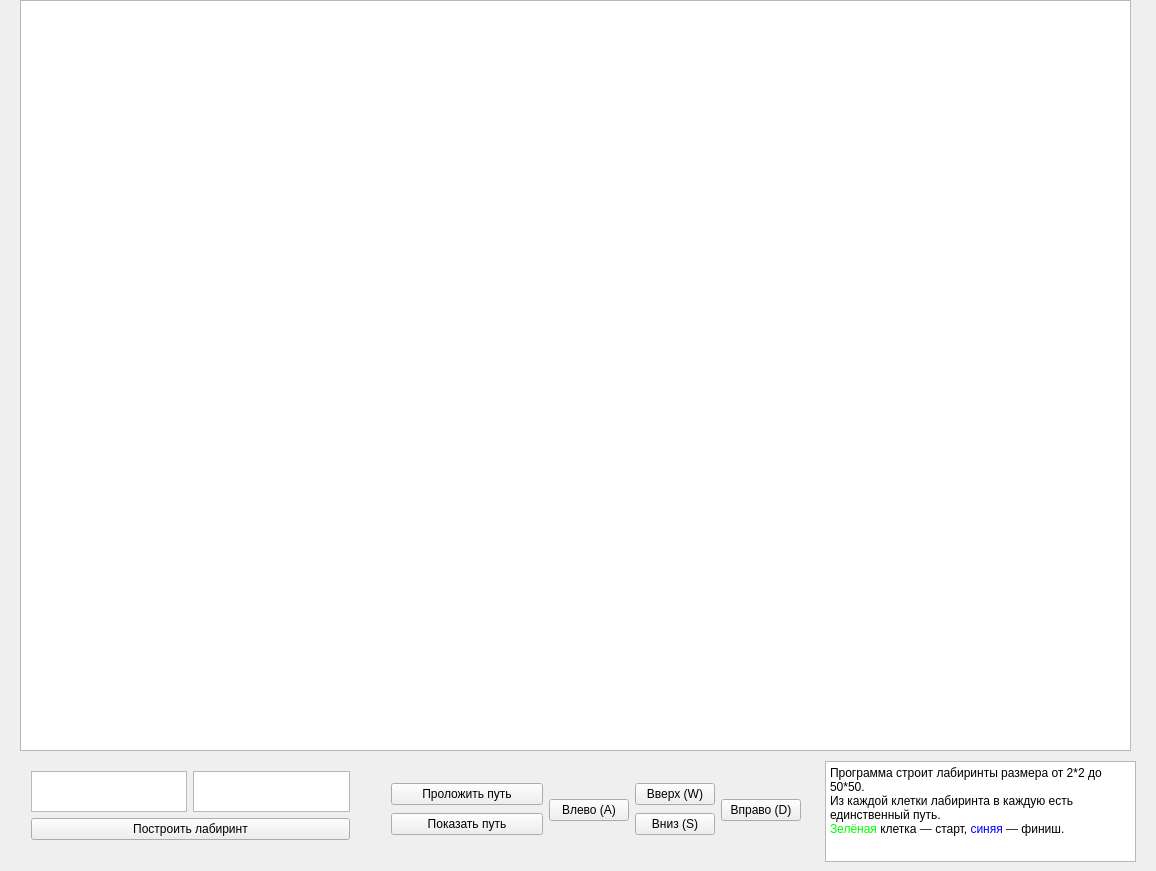
<?xml version="1.0" encoding="UTF-8"?>
<ui version="4.0">
 <class>Widget</class>
 <widget class="QWidget" name="Widget">
  <property name="geometry">
   <rect>
    <x>0</x>
    <y>0</y>
    <width>1156</width>
    <height>871</height>
   </rect>
  </property>
  <property name="windowTitle">
   <string>Лабиринт</string>
  </property>
  <property name="windowIcon">
   <iconset>
    <normaloff>C:/Users/Тонко/Downloads/icons8-лабиринт-64.png</normaloff>C:/Users/Тонко/Downloads/icons8-лабиринт-64.png</iconset>
  </property>
  <widget class="QGraphicsView" name="graphicsView">
   <property name="geometry">
    <rect>
     <x>20</x>
     <y>0</y>
     <width>1111</width>
     <height>751</height>
    </rect>
   </property>
  </widget>
  <widget class="QWidget" name="horizontalLayoutWidget_3">
   <property name="geometry">
    <rect>
     <x>380</x>
     <y>770</y>
     <width>432</width>
     <height>80</height>
    </rect>
   </property>
   <layout class="QHBoxLayout" name="horizontalLayout_3">
    <item>
     <layout class="QVBoxLayout" name="verticalLayout">
      <item>
       <widget class="QPushButton" name="pushButton_6">
        <property name="font">
         <font>
          <pointsize>9</pointsize>
         </font>
        </property>
        <property name="cursor">
         <cursorShape>PointingHandCursor</cursorShape>
        </property>
        <property name="text">
         <string>Проложить путь</string>
        </property>
        <property name="shortcut">
         <string>Space</string>
        </property>
       </widget>
      </item>
      <item>
       <widget class="QPushButton" name="pushButton_7">
        <property name="font">
         <font>
          <pointsize>9</pointsize>
         </font>
        </property>
        <property name="text">
         <string>Показать путь</string>
        </property>
        <property name="shortcut">
         <string>+</string>
        </property>
       </widget>
      </item>
     </layout>
    </item>
    <item>
     <layout class="QHBoxLayout" name="horizontalLayout_2">
      <item>
       <widget class="QPushButton" name="pushButton_4">
        <property name="font">
         <font>
          <pointsize>9</pointsize>
         </font>
        </property>
        <property name="cursor">
         <cursorShape>PointingHandCursor</cursorShape>
        </property>
        <property name="text">
         <string>Влево (A)</string>
        </property>
        <property name="shortcut">
         <string>A</string>
        </property>
       </widget>
      </item>
      <item>
       <layout class="QGridLayout" name="gridLayout">
        <property name="sizeConstraint">
         <enum>QLayout::SetDefaultConstraint</enum>
        </property>
        <property name="rightMargin">
         <number>0</number>
        </property>
        <property name="bottomMargin">
         <number>0</number>
        </property>
        <item row="0" column="0">
         <widget class="QPushButton" name="pushButton_5">
          <property name="font">
           <font>
            <pointsize>9</pointsize>
           </font>
          </property>
          <property name="cursor">
           <cursorShape>PointingHandCursor</cursorShape>
          </property>
          <property name="text">
           <string>Вверх (W)</string>
          </property>
          <property name="shortcut">
           <string>W</string>
          </property>
         </widget>
        </item>
        <item row="1" column="0">
         <widget class="QPushButton" name="pushButton_3">
          <property name="font">
           <font>
            <pointsize>9</pointsize>
           </font>
          </property>
          <property name="cursor">
           <cursorShape>PointingHandCursor</cursorShape>
          </property>
          <property name="text">
           <string>Вниз (S)</string>
          </property>
          <property name="shortcut">
           <string>S</string>
          </property>
         </widget>
        </item>
       </layout>
      </item>
      <item>
       <widget class="QPushButton" name="pushButton_2">
        <property name="font">
         <font>
          <pointsize>9</pointsize>
         </font>
        </property>
        <property name="cursor">
         <cursorShape>PointingHandCursor</cursorShape>
        </property>
        <property name="text">
         <string>Вправо (D)</string>
        </property>
        <property name="shortcut">
         <string>D</string>
        </property>
       </widget>
      </item>
     </layout>
    </item>
   </layout>
  </widget>
  <widget class="QTextBrowser" name="textBrowser">
   <property name="geometry">
    <rect>
     <x>825</x>
     <y>761</y>
     <width>311</width>
     <height>101</height>
    </rect>
   </property>
   <property name="html">
    <string>&lt;!DOCTYPE HTML PUBLIC &quot;-//W3C//DTD HTML 4.0//EN&quot; &quot;http://www.w3.org/TR/REC-html40/strict.dtd&quot;&gt;
&lt;html&gt;&lt;head&gt;&lt;meta name=&quot;qrichtext&quot; content=&quot;1&quot; /&gt;&lt;style type=&quot;text/css&quot;&gt;
p, li { white-space: pre-wrap; }
&lt;/style&gt;&lt;/head&gt;&lt;body style=&quot; font-family:'MS Shell Dlg 2'; font-size:7.8pt; font-weight:400; font-style:normal;&quot;&gt;
&lt;p style=&quot; margin-top:0px; margin-bottom:0px; margin-left:0px; margin-right:0px; -qt-block-indent:0; text-indent:0px;&quot;&gt;&lt;span style=&quot; font-size:9pt;&quot;&gt;Программа строит лабиринты размера от 2*2 до 50*50.&lt;/span&gt;&lt;/p&gt;
&lt;p style=&quot; margin-top:0px; margin-bottom:0px; margin-left:0px; margin-right:0px; -qt-block-indent:0; text-indent:0px;&quot;&gt;&lt;span style=&quot; font-size:9pt;&quot;&gt;Из каждой клетки лабиринта в каждую есть единственный путь.&lt;/span&gt;&lt;/p&gt;
&lt;p style=&quot; margin-top:0px; margin-bottom:0px; margin-left:0px; margin-right:0px; -qt-block-indent:0; text-indent:0px;&quot;&gt;&lt;span style=&quot; font-size:9pt; color:#00ff00;&quot;&gt;Зелёная&lt;/span&gt;&lt;span style=&quot; font-size:9pt;&quot;&gt; клетка &lt;/span&gt;&lt;span style=&quot; font-family:'sans-serif'; font-size:9pt; color:#222222; background-color:#ffffff;&quot;&gt;—&lt;/span&gt;&lt;span style=&quot; font-size:9pt;&quot;&gt; старт, &lt;/span&gt;&lt;span style=&quot; font-size:9pt; color:#0000ff;&quot;&gt;синяя &lt;/span&gt;&lt;span style=&quot; font-family:'sans-serif'; font-size:9pt; color:#222222; background-color:#ffffff;&quot;&gt;—&lt;/span&gt;&lt;span style=&quot; font-size:9pt; color:#000000;&quot;&gt; финиш.&lt;/span&gt;&lt;/p&gt;&lt;/body&gt;&lt;/html&gt;</string>
   </property>
  </widget>
  <widget class="QWidget" name="verticalLayoutWidget_3">
   <property name="geometry">
    <rect>
     <x>20</x>
     <y>760</y>
     <width>341</width>
     <height>91</height>
    </rect>
   </property>
   <layout class="QVBoxLayout" name="verticalLayout_2">
    <item>
     <layout class="QHBoxLayout" name="horizontalLayout">
      <item>
       <widget class="QTextEdit" name="textEdit">
        <property name="inputMethodHints">
         <set>Qt::ImhDigitsOnly|Qt::ImhMultiLine</set>
        </property>
       </widget>
      </item>
      <item>
       <widget class="QTextEdit" name="textEdit_2">
        <property name="inputMethodHints">
         <set>Qt::ImhDigitsOnly|Qt::ImhMultiLine</set>
        </property>
       </widget>
      </item>
     </layout>
    </item>
    <item>
     <widget class="QPushButton" name="pushButton">
      <property name="font">
       <font>
        <pointsize>9</pointsize>
        <italic>false</italic>
        <underline>false</underline>
        <strikeout>false</strikeout>
       </font>
      </property>
      <property name="cursor">
       <cursorShape>PointingHandCursor</cursorShape>
      </property>
      <property name="text">
       <string>Построить лабиринт</string>
      </property>
      <property name="shortcut">
       <string>Enter</string>
      </property>
     </widget>
    </item>
   </layout>
  </widget>
 </widget>
 <layoutdefault spacing="6" margin="11"/>
 <resources/>
 <connections/>
</ui>
